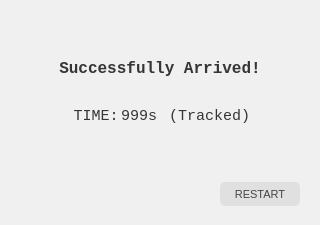
<?xml version="1.0" encoding="UTF-8"?>
<ui version="4.0">
 <class>SuccessDialog</class>
 <widget class="QDialog" name="SuccessDialog">
  <property name="geometry">
   <rect>
    <x>0</x>
    <y>0</y>
    <width>320</width>
    <height>225</height>
   </rect>
  </property>
  <property name="font">
   <font>
    <family>Consolas</family>
   </font>
  </property>
  <property name="windowTitle">
   <string>Arrived Maze</string>
  </property>
  <property name="styleSheet">
   <string notr="true">background-color: #F0F0F0;
color: #353535;</string>
  </property>
  <widget class="QPushButton" name="restartButton">
   <property name="geometry">
    <rect>
     <x>220</x>
     <y>182</y>
     <width>80</width>
     <height>24</height>
    </rect>
   </property>
   <property name="font">
    <font>
     <family>Microsoft YaHei UI</family>
     <pointsize>8</pointsize>
     <stylestrategy>PreferDefault</stylestrategy>
     <kerning>true</kerning>
    </font>
   </property>
   <property name="styleSheet">
    <string notr="true">QPushButton {
	background-color: #E0E0E0;
	color: #454545;
	border-radius: 5px;
}

QPushButton:hover {
	background-color: #D0D0D0;
	color: #252525;
}</string>
   </property>
   <property name="text">
    <string>RESTART</string>
   </property>
   <property name="default">
    <bool>false</bool>
   </property>
   <property name="flat">
    <bool>false</bool>
   </property>
  </widget>
  <widget class="QLabel" name="infoLabel">
   <property name="geometry">
    <rect>
     <x>0</x>
     <y>44</y>
     <width>320</width>
     <height>48</height>
    </rect>
   </property>
   <property name="font">
    <font>
     <family>Consolas</family>
     <pointsize>12</pointsize>
     <bold>true</bold>
    </font>
   </property>
   <property name="styleSheet">
    <string notr="true"/>
   </property>
   <property name="text">
    <string>Successfully Arrived!</string>
   </property>
   <property name="alignment">
    <set>Qt::AlignCenter</set>
   </property>
  </widget>
  <widget class="QWidget" name="horizontalLayoutWidget">
   <property name="geometry">
    <rect>
     <x>0</x>
     <y>90</y>
     <width>321</width>
     <height>51</height>
    </rect>
   </property>
   <layout class="QHBoxLayout" name="horizontalLayout">
    <property name="spacing">
     <number>0</number>
    </property>
    <item>
     <spacer name="horizontalSpacer1">
      <property name="orientation">
       <enum>Qt::Horizontal</enum>
      </property>
      <property name="sizeHint" stdset="0">
       <size>
        <width>40</width>
        <height>20</height>
       </size>
      </property>
     </spacer>
    </item>
    <item>
     <widget class="QLabel" name="timeLabel">
      <property name="sizePolicy">
       <sizepolicy hsizetype="Preferred" vsizetype="Preferred">
        <horstretch>0</horstretch>
        <verstretch>0</verstretch>
       </sizepolicy>
      </property>
      <property name="minimumSize">
       <size>
        <width>50</width>
        <height>0</height>
       </size>
      </property>
      <property name="maximumSize">
       <size>
        <width>50</width>
        <height>16777215</height>
       </size>
      </property>
      <property name="font">
       <font>
        <family>Consolas</family>
        <pointsize>11</pointsize>
       </font>
      </property>
      <property name="styleSheet">
       <string notr="true"/>
      </property>
      <property name="text">
       <string>TIME:</string>
      </property>
      <property name="alignment">
       <set>Qt::AlignCenter</set>
      </property>
     </widget>
    </item>
    <item>
     <widget class="QLabel" name="timeValueLabel">
      <property name="minimumSize">
       <size>
        <width>0</width>
        <height>0</height>
       </size>
      </property>
      <property name="maximumSize">
       <size>
        <width>16777215</width>
        <height>16777215</height>
       </size>
      </property>
      <property name="font">
       <font>
        <family>Consolas</family>
        <pointsize>11</pointsize>
       </font>
      </property>
      <property name="text">
       <string>999</string>
      </property>
     </widget>
    </item>
    <item>
     <widget class="QLabel" name="secondLabel">
      <property name="minimumSize">
       <size>
        <width>12</width>
        <height>0</height>
       </size>
      </property>
      <property name="maximumSize">
       <size>
        <width>12</width>
        <height>16777215</height>
       </size>
      </property>
      <property name="font">
       <font>
        <family>Consolas</family>
        <pointsize>11</pointsize>
       </font>
      </property>
      <property name="text">
       <string>s</string>
      </property>
     </widget>
    </item>
    <item>
     <widget class="QLabel" name="trackedLabel">
      <property name="font">
       <font>
        <family>Consolas</family>
        <pointsize>11</pointsize>
       </font>
      </property>
      <property name="text">
       <string> (Tracked)</string>
      </property>
     </widget>
    </item>
    <item>
     <spacer name="horizontalSpacer2">
      <property name="orientation">
       <enum>Qt::Horizontal</enum>
      </property>
      <property name="sizeHint" stdset="0">
       <size>
        <width>40</width>
        <height>20</height>
       </size>
      </property>
     </spacer>
    </item>
   </layout>
  </widget>
 </widget>
 <resources/>
 <connections>
  <connection>
   <sender>restartButton</sender>
   <signal>clicked()</signal>
   <receiver>SuccessDialog</receiver>
   <slot>close()</slot>
   <hints>
    <hint type="sourcelabel">
     <x>259</x>
     <y>193</y>
    </hint>
    <hint type="destinationlabel">
     <x>159</x>
     <y>112</y>
    </hint>
   </hints>
  </connection>
 </connections>
</ui>
